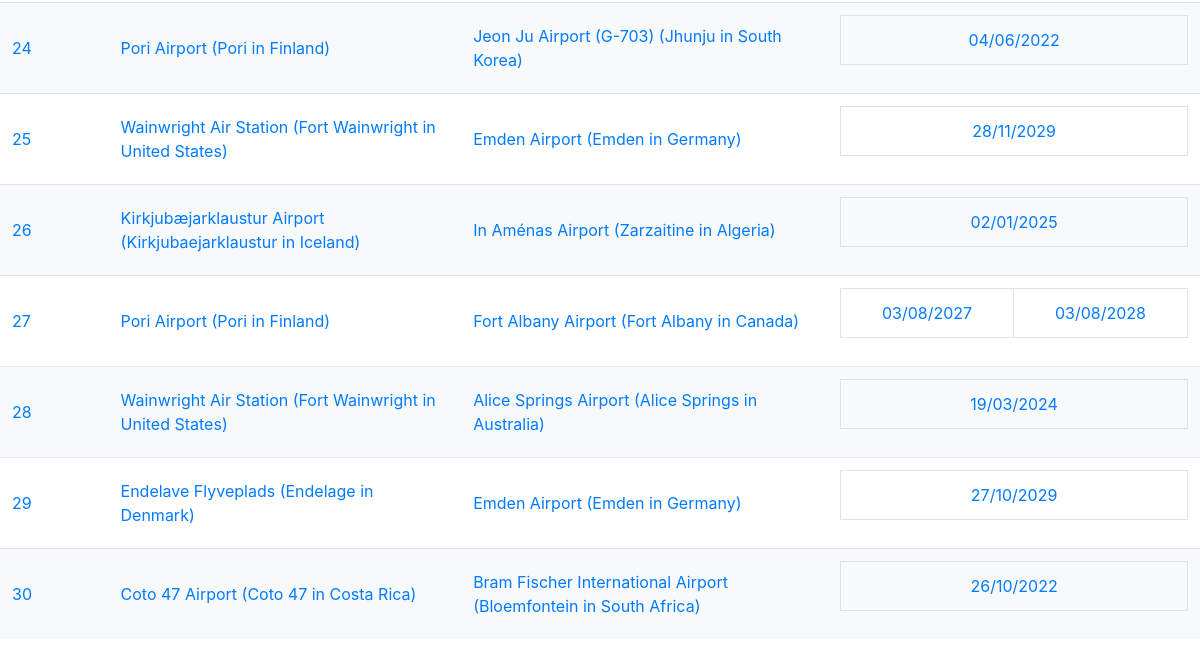
/airline/ (lower part), run on an earlier commit of the app's database.
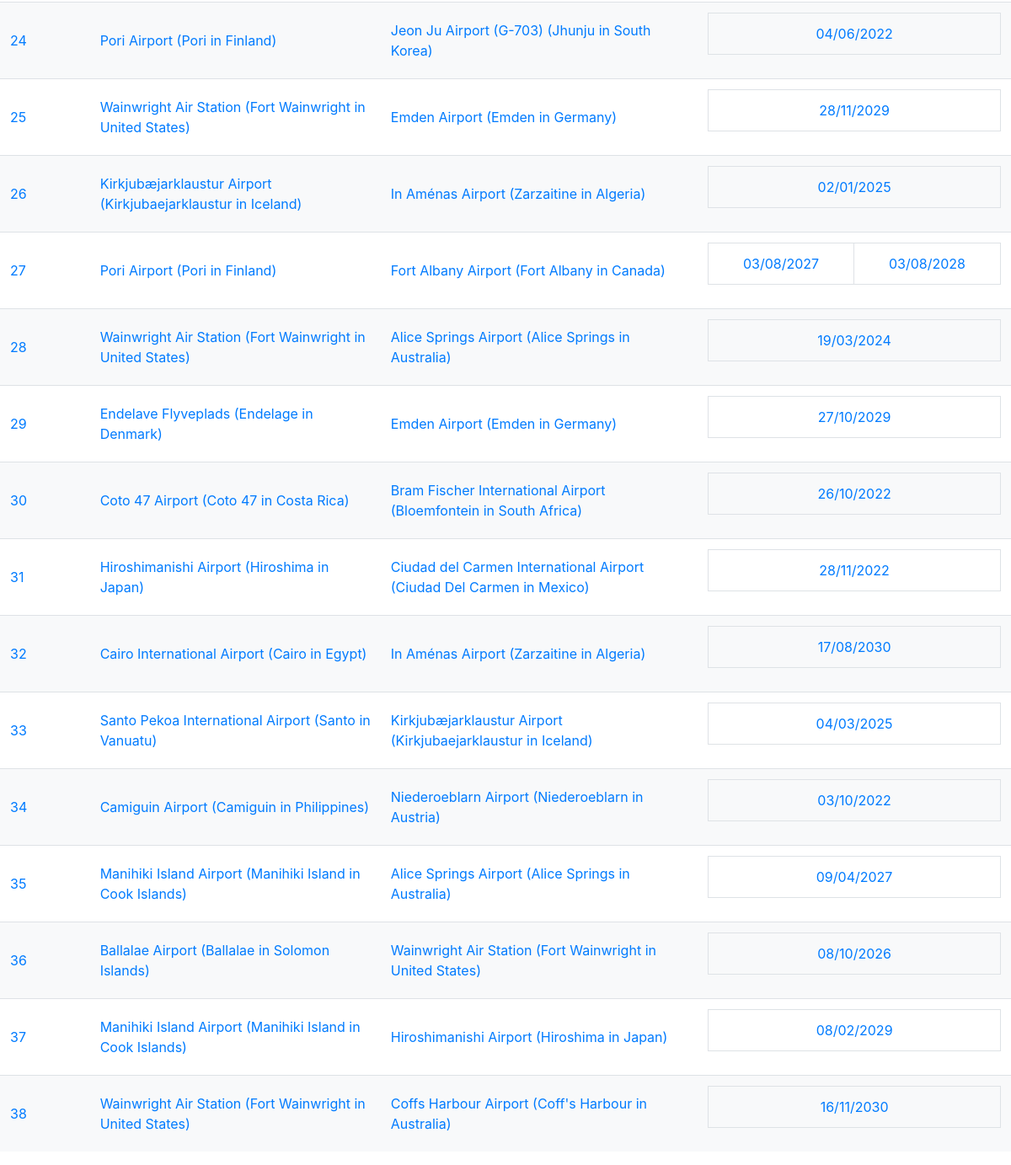
And on a later commit of the database.
### airline/models.py (models this page shows, shortened)
class Route(models.Model):
    start = models.ForeignKey(
        Airport, on_delete=models.CASCADE, related_name="departure_routes"
    )
    destination = models.ForeignKey(
        Airport, on_delete=models.CASCADE, related_name="arrival_routes"
    )
    flights = models.ManyToManyField(Flight, related_name="routes")
    def __str__(self):
        return f"{self.id}"

class Airport(models.Model):
    airport_id = models.IntegerField(primary_key=True)
    name = models.CharField(max_length=100)
    city = models.CharField(max_length=100)
    country = models.CharField(max_length=100)
    latitude = models.FloatField()
    longitude = models.FloatField()
    departures = models.ManyToManyField(
        "Flight", related_name="departure_airports", blank=True
    )
    arrivals = models.ManyToManyField(
        "Flight", related_name="arrival_airports", blank=True
    )
    def __str__(self):
        return f"{self.name}"

class Flight(models.Model):
    start = models.ForeignKey(
        Airport, on_delete=models.CASCADE, related_name="departure_flights"
    )
    destination = models.ForeignKey(
        Airport, on_delete=models.CASCADE, related_name="arrival_flights"
    )
    date = models.DateTimeField()
    passengers = models.ManyToManyField(
        "Passager", related_name="flight_passager", blank=True
    )

### airline/views.py (the view)
# urls.py: path("", views.main, name="main"),
def main(request):
    countries = Airport.objects.values_list("country", flat=True).distinct()
    context = {"countries": countries, "routes": Route.objects.all()}
    return render(request, template_name="airline/main_user.html", context=context)

### airline/templates/airline/main_user.html (shortened to what this page needs)
{% extends "airline/index.html" %}
{% block content %}
    <table class="table" id="route_table1">
        <tbody id="route-table-body" >
                {% if routes %}
                    {% for route in routes %}
                        <tr data-start2="{{route.start.country}}" data-destination2="{{route.destination.country}}" data-date="#">
                            <td><a href=/airline/routes/{{route.id}}>{{route}}</a></td>
                            <td><a href=/airline/airport/{{route.start.airport_id}}>{{route.start}} ({{route.start.city}} in {{route.start.country}})</a></td>
                            <td><a href=/airline/airport/{{route.destination.airport_id}}>{{route.destination}} ({{route.destination.city}} in {{route.destination.country}})</a></td>
                            <td>
                                <table id="flight_date" class="table table-bordered text-center">
                                    <tr>
                                        {% for flight in route.flights.all|dictsort:"date" %}
                                            {% if forloop.counter <= 5 %}
                                                {% if forloop.counter0|divisibleby:3 %}
                                                    </tr><tr>
                                                {% endif %}
                                                <td><a href=/airline/flight/{{flight.id}}>{{ flight.date|date:"d/m/Y" }}</a></td>
                                            {% elif forloop.counter == 6 %}
                                                <td colspan="3"><a href=/airline/routes/{{route.id}}>and {{ route.flights.all|length|add:-5 }} more...</a></td>
                                            {% endif %}
                                        {% endfor %}
                                    </tr>
                                </table>
                            </td>
                        </tr>
                    {% endfor %}
                {% else %}
                <tr><td>Sorry, currently no flight data are avaible</td></tr>
                {% endif %}
        </tbody>
    </table>
{% endblock %}

What changed in the data, as far as the page shows it:
added Route: id "31", start "Hiroshimanishi Airport", start.city "Hiroshima", start.country "Japan", destination "Ciudad del Carmen International Airport", destination.city "Ciudad Del Carmen", destination.country "Mexico"
added Flight: date "28/11/2022", shown under "31"
added Route: id "32", start "Cairo International Airport", start.city "Cairo", start.country "Egypt", destination "In Aménas Airport", destination.city "Zarzaitine", destination.country "Algeria"
added Flight: date "17/08/2030", shown under "32"
added Route: id "33", start "Santo Pekoa International Airport", start.city "Santo", start.country "Vanuatu", destination "Kirkjubæjarklaustur Airport", destination.city "Kirkjubaejarklaustur", destination.country "Iceland"
added Flight: date "04/03/2025", shown under "33"
added Route: id "34", start "Camiguin Airport", start.city "Camiguin", start.country "Philippines", destination "Niederoeblarn Airport", destination.city "Niederoeblarn", destination.country "Austria"
added Flight: date "03/10/2022", shown under "34"
added Route: id "35", start "Manihiki Island Airport", start.city "Manihiki Island", start.country "Cook Islands", destination "Alice Springs Airport", destination.city "Alice Springs", destination.country "Australia"
added Flight: date "09/04/2027", shown under "35"
added Route: id "36", start "Ballalae Airport", start.city "Ballalae", start.country "Solomon Islands", destination "Wainwright Air Station", destination.city "Fort Wainwright", destination.country "United States"
added Flight: date "08/10/2026", shown under "36"
added Route: id "37", start "Manihiki Island Airport", start.city "Manihiki Island", start.country "Cook Islands", destination "Hiroshimanishi Airport", destination.city "Hiroshima", destination.country "Japan"
added Flight: date "08/02/2029", shown under "37"
added Route: id "38", start "Wainwright Air Station", start.city "Fort Wainwright", start.country "United States", destination "Coffs Harbour Airport", destination.city "Coff's Harbour", destination.country "Australia"
added Flight: date "16/11/2030", shown under "38"
